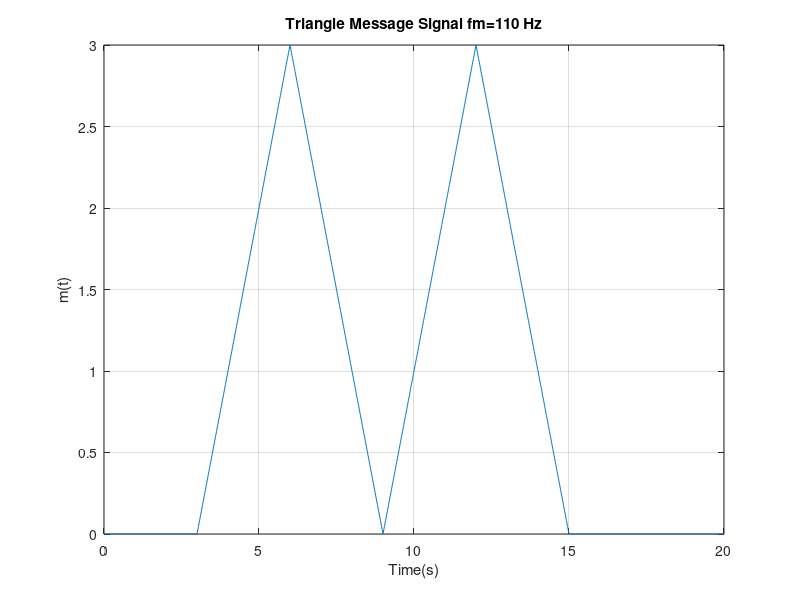

Recreate this plot in MATLAB. (Note: this script raises an error after producing the figure.)
%% Message Signal m(t)
% 1.d)

fm=110;
zaman=[0:1/fm:20];

m1=3*tripuls((zaman-6)/6);
m2=3*tripuls((zaman-12)/6);
mt=m1+m2;  % Message Signal

figure(1);
plot(zaman,mt);
xlabel('Time(s)');
ylabel('m(t)');
title(['Triangle Message Signal fm=',num2str(fm),' Hz']);
grid on



%% 1.e)
% Integrated Signal

y=myfunc(zaman);
mSapkat=y;
figure(2)
plot(zaman,mSapkat);
title('Integrated m(t) Signal ');
xlabel('Time');
ylabel('Amplitude');

figure(3)
plot(zaman,mSapkat);
title('Integrated m(t) Signal and m(t) Signal');
xlabel('Time');
ylabel('Amplitude');
grid on 
hold on
plot(zaman,mt);
legend('Integrated m(t) Signal','m(t) Signal');
grid on

%% 1.f)
% Frequency Spectrum of Modulated Signal

fs=2201;      % fs for calculating the same length with f
f=-fs/2:1:fs/2-1;
mt_f=fftshift(fft(mt));
figure(4);
plot(f,abs(mt_f)/fm);
title('Frequency Spectrum of m(t) :');
xlabel('Frequency(Hz)');
ylabel('Magnitude');
grid on

%% 1.g)

fc=100;
kf=5*pi/18;
st=cos(2.*pi.*fc.*zaman + 2.*pi.*kf.*mSapkat);

figure(5);
plot(zaman,st);

%% 1.h)

st_f=fftshift(fft(st));
figure(6);
plot(f,abs(st_f)/fm);
title('Frequency Spectrum of s(t) :');
xlabel('Frequency(Hz)');
ylabel('Magnitude');
grid on

%% 1.h.i.A)
% Using Envelope 

differenceEq=diff(st);
figure(7);


envelope(differenceEq,100,'peak');

%% 1.h.i.B)
[b,a]= butter(5,2*fc/fs);  % Butterworth Filter Design
st_filt=filter(b,a,differenceEq);

figure(8)
plot(zaman,st_filt);
title('Low Pass Filtered Signal');
xlabel('Time(s)');
ylabel('Amplitude');
grid on


